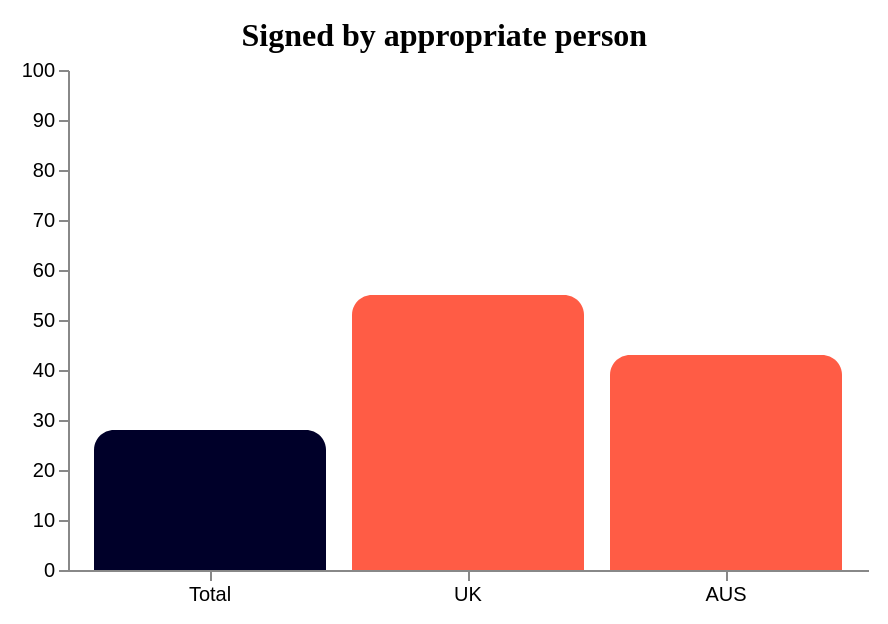

Specify this chart in Vega-Lite:
### Vega specification from a JSON file in a GitHub repository (floating-point values rounded to 4 significant figures)
{"$schema": "https://vega.github.io/schema/vega/v5.json", "description": "A basic bar chart example, with value labels shown upon pointer hover.", "width": 400, "height": 250, "padding": 10, "title": {"text": "Signed by appropriate person", "font": "Rubik", "fontSize": 16}, "data": [{"name": "table", "values": [{"label": "Total", "value": 28, "color": "#000029"}, {"label": "UK", "value": 55, "color": "#FF5C45"}, {"label": "AUS", "value": 43, "color": "#FF5C45"}]}], "signals": [{"name": "tooltip", "value": {}, "on": [{"events": "rect:pointerover", "update": "datum"}, {"events": "rect:pointerout", "update": "{}"}]}], "scales": [{"name": "xscale", "type": "band", "domain": {"data": "table", "field": "label"}, "range": "width", "padding": 0.1, "round": true}, {"name": "yscale", "domain": [0, 100], "nice": true, "range": "height"}], "axes": [{"orient": "bottom", "scale": "xscale"}, {"orient": "left", "scale": "yscale"}], "marks": [{"type": "rect", "cornerRadius": 5, "from": {"data": "table"}, "encode": {"enter": {"cornerRadiusTopRight": {"value": 10}, "cornerRadiusTopLeft": {"value": 10}, "x": {"scale": "xscale", "field": "label"}, "width": {"scale": "xscale", "band": 1}, "y": {"scale": "yscale", "field": "value"}, "y2": {"scale": "yscale", "value": 0}}, "update": {"fill": {"field": "color"}}, "hover": {"tooltip": {"signal": "{title: datum.metric, 'Legislation': if(datum.label=='AUS','Australian', datum.label), 'Coverage': datum.value+'%', 'Mandatory': datum.mandatory}"}}}}]}
